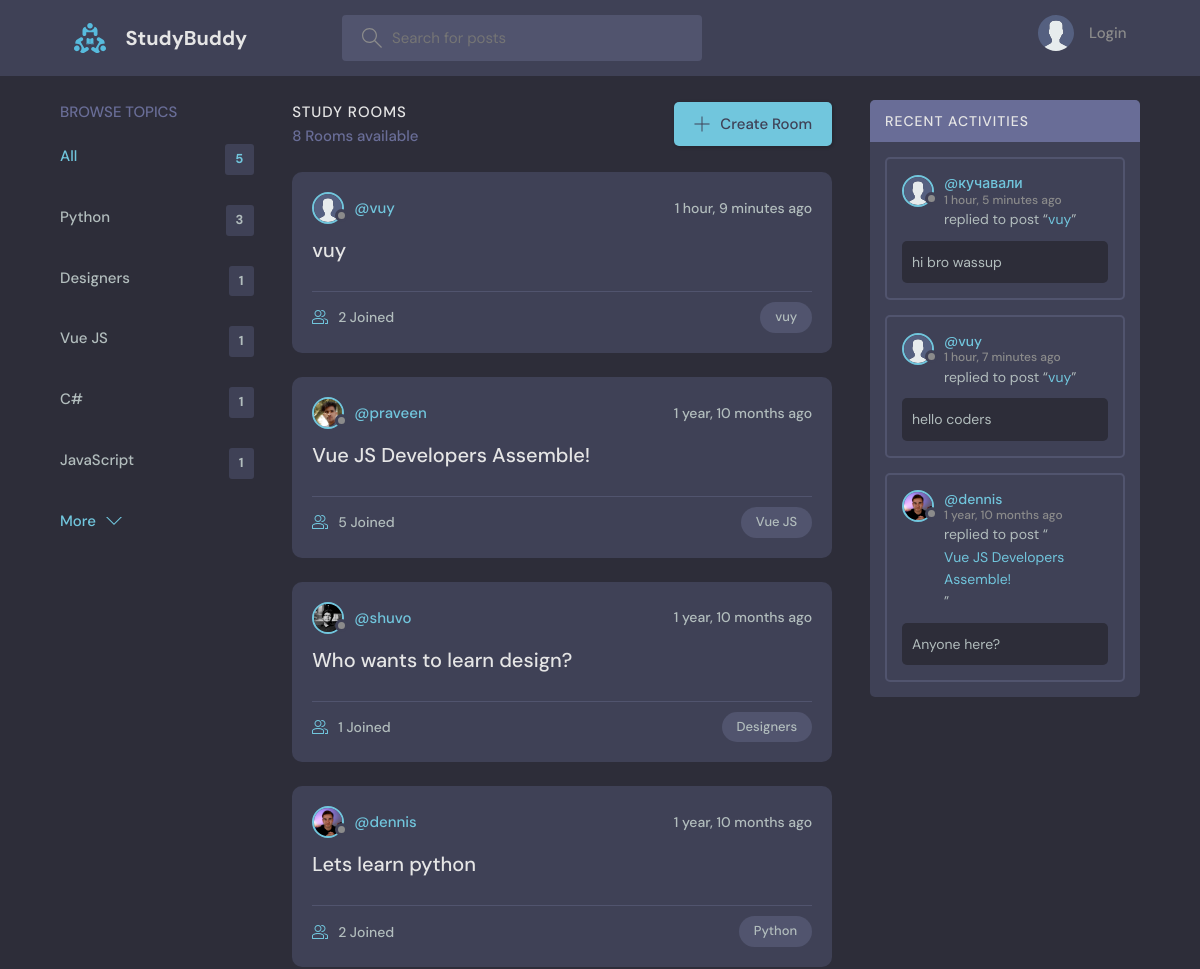
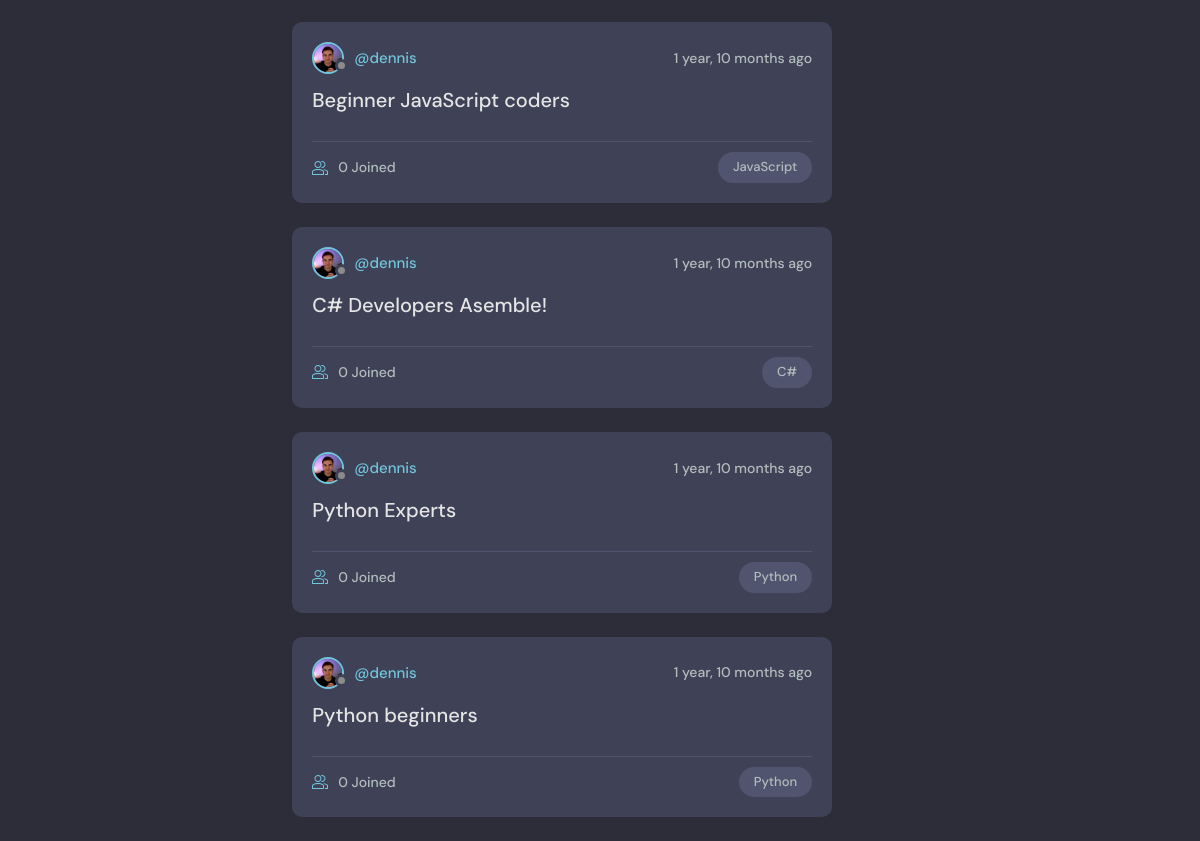
The page / on the database its author committed (2 pictures, top to bottom).
### base/models.py (models this page shows, shortened)
class Topic(models.Model):
    name = models.CharField(max_length=200)

class Room(models.Model):
    host = models.ForeignKey(User, on_delete=models.SET_NULL, null=True)
    topic = models.ForeignKey(Topic, on_delete=models.SET_NULL, null=True)
    name = models.CharField(max_length=200)
    description = models.TextField(null=True, blank=True)
    participants = models.ManyToManyField(
        User, related_name='participants', blank=True)
    updated = models.DateTimeField(auto_now=True)
    created = models.DateTimeField(auto_now_add=True)
    class Meta:
        ordering = ['-updated', '-created']
    def __str__(self):
        return self.name

class User(AbstractUser):
    name = models.CharField(max_length=200, null=True)
    email = models.EmailField(unique=True, null=True)
    bio = models.TextField(null=True)
    avatar = models.ImageField(null=True, default="avatar.svg")
    USERNAME_FIELD = 'username'
    REQUIRED_FIELDS = []

class Message(models.Model):
    user = models.ForeignKey(User, on_delete=models.CASCADE)
    room = models.ForeignKey(Room, on_delete=models.CASCADE)
    body = models.TextField()
    updated = models.DateTimeField(auto_now=True)
    created = models.DateTimeField(auto_now_add=True)
    class Meta:
        ordering = ['-updated', '-created']

### base/views.py (the view)
# urls.py: path('', views.home, name="home"),
def home(request):
    q = request.GET.get('q') if request.GET.get('q') != None else ''
    rooms = Room.objects.filter(
        Q(topic__name__icontains=q) |
        Q(name__icontains=q) |
        Q(description__icontains=q)
    )
    topics = Topic.objects.all()[0:5]
    room_count = rooms.count()
    room_messages = Message.objects.filter(
        Q(room__topic__name__icontains=q))[0:3]
    context = {'rooms': rooms, 'topics': topics,
               'room_count': room_count, 'room_messages': room_messages}
    return render(request, 'base/home.html', context)

### base/templates/base/home.html (shortened to what this page needs)
{% extends 'main.html' %}
{% block content %}
<main class="layout layout--3">
  <div class="container">
    {% include 'base/topics_component.html' %}
    <div class="roomList">
      <div class="roomList__header">
        <div>
          <h2>Study Rooms</h2>
          <p>{{room_count}} Rooms available</p>
        </div>
        <a class="btn btn--main" href="{% url 'create-room' %}">
          <svg version="1.1" xmlns="http://www.w3.org/2000/svg" width="32" height="32" viewBox="0 0 32 32">
            <title>add</title>
            <path
              d="M16.943 0.943h-1.885v14.115h-14.115v1.885h14.115v14.115h1.885v-14.115h14.115v-1.885h-14.115v-14.115z">
            </path>
          </svg>
          Create Room
        </a>
      </div>
      {% include 'base/feed_component.html' %}
    </div>
    {% include 'base/activity_component.html' %}
  </div>
</main>
{% endblock %}

### base/templates/base/topics_component.html
<div class="topics">
    <div class="topics__header">
        <h2>Browse Topics</h2>
    </div>
    <ul class="topics__list">
        <li>
            <a href="{% url 'home' %}" class="active">All <span>{{topics.count}}</span></a>
        </li>
        {% for topic in topics %}
        <li>
            <a href="{% url 'home' %}?q={{topic.name}}">{{topic.name}}<span>{{topic.room_set.all.count}}</span></a>
        </li>
        {% endfor %}
    </ul>
    <a class="btn btn--link" href="{% url 'topics' %}">
        More
        <svg version="1.1" xmlns="http://www.w3.org/2000/svg" width="32" height="32" viewBox="0 0 32 32">
            <title>chevron-down</title>
            <path d="M16 21l-13-13h-3l16 16 16-16h-3l-13 13z"></path>
        </svg>
    </a>
</div>

### base/templates/base/feed_component.html (shortened to what this page needs)
{% for room in rooms %}
<div class="roomListRoom">
    <div class="roomListRoom__header">
        <a href="{% url 'user-profile' room.host.id %}" class="roomListRoom__author">
            <div class="avatar avatar--small">
                <img src="{{room.host.avatar.url}}" />
            </div>
            <span>@{{room.host.username}}</span>
        </a>
        <div class="roomListRoom__actions">
            <span>{{room.created|timesince}} ago</span>
        </div>
    </div>
    <div class="roomListRoom__content">
        <a href="{% url 'room' room.id %}">{{room.name}}</a>
    </div>
    <div class="roomListRoom__meta">
        <a href="{% url 'room' room.id %}" class="roomListRoom__joined">
            {{room.participants.all.count}} Joined
        </a>
        <p class="roomListRoom__topic">{{room.topic.name}}</p>
    </div>
</div>
{% endfor %}

### base/templates/base/activity_component.html (shortened to what this page needs)
<div class="activities">
    <div class="activities__header">
        <h2>Recent Activities</h2>
    </div>
    {% for message in room_messages %}
    <div class="activities__box">
        <div class="activities__boxHeader roomListRoom__header">
            <a href="{% url 'user-profile' message.user.id %}" class="roomListRoom__author">
                <div class="avatar avatar--small">
                    <img src="{{message.user.avatar.url}}" />
                </div>
                <p>
                    @{{message.user.username}}
                    <span>{{message.created|timesince}} ago</span>
                </p>
            </a>
        </div>
        <div class="activities__boxContent">
            <p>replied to post “<a href="{% url 'room' message.room.id %}">{{message.room}}</a>”</p>
            <div class="activities__boxRoomContent">{{message.body}}</div>
        </div>
    </div>
    {% endfor %}
</div>

### rows shown on the page
Topic: name "Python", room_set.all.count "3"
Topic: name "Designers", room_set.all.count "1"
Topic: name "Vue JS", room_set.all.count "1"
Topic: name "C#", room_set.all.count "1"
Topic: name "JavaScript", room_set.all.count "1"
Room: host.avatar (placeholder picture), host.username "vuy", created "1 hour, 9 minutes", name "vuy", participants.all.count "2", topic.name "vuy"
Room: host.avatar (picture), host.username "praveen", created "1 year, 10 months", name "Vue JS Developers Assemble!", participants.all.count "5", topic.name "Vue JS"
Room: host.avatar (picture), host.username "shuvo", created "1 year, 10 months", name "Who wants to learn design?", participants.all.count "1", topic.name "Designers"
Room: host.avatar (picture), host.username "dennis", created "1 year, 10 months", name "Lets learn python", participants.all.count "2", topic.name "Python"
Room: host.avatar (picture), host.username "dennis", created "1 year, 10 months", name "Beginner JavaScript coders", participants.all.count "0", topic.name "JavaScript"
Room: host.avatar (picture), host.username "dennis", created "1 year, 10 months", name "C# Developers Asemble!", participants.all.count "0", topic.name "C#"
Room: host.avatar (picture), host.username "dennis", created "1 year, 10 months", name "Python Experts", participants.all.count "0", topic.name "Python"
Room: host.avatar (picture), host.username "dennis", created "1 year, 10 months", name "Python beginners", participants.all.count "0", topic.name "Python"
Message: user.avatar (placeholder picture), user.username "кучавали", created "1 hour, 5 minutes", room "vuy", body "hi bro wassup"
Message: user.avatar (placeholder picture), user.username "vuy", created "1 hour, 7 minutes", room "vuy", body "hello coders"
Message: user.avatar (picture), user.username "dennis", created "1 year, 10 months", room "Vue JS Developers Assemble!", body "Anyone here?"

### other values the page prints
{{ topics.count }} "5"
{{ room_count }} "8"
